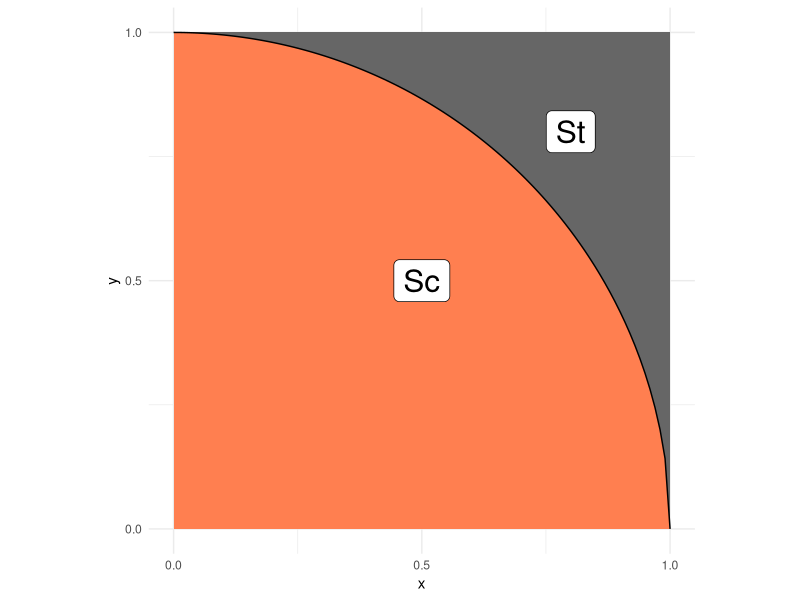
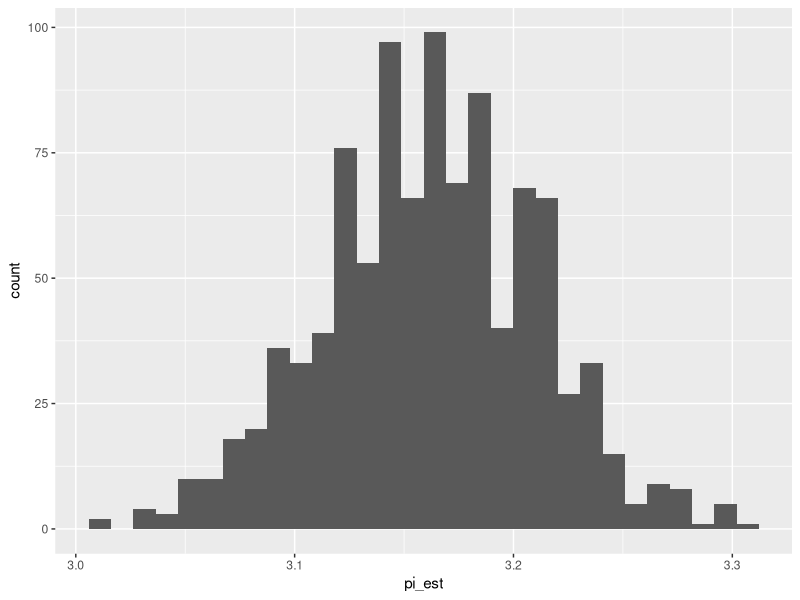

These figures' R source, in order:
## ---- chunk 1
library(tidyverse)
library(rsample)
## ---- chunk 2
## NOTE: No need to edit; this visual helps explain the pi estimation scheme
tibble(x = seq(0, 1, length.out = 100)) %>%
  mutate(y = sqrt(1 - x^2)) %>%

  ggplot(aes(x, y)) +
  annotate(
    "rect",
    xmin = 0, ymin = 0, xmax = 1, ymax = 1,
    fill = "grey40",
    size = 1
  ) +
  geom_ribbon(aes(ymin = 0, ymax = y), fill = "coral") +
  geom_line() +
  annotate(
    "label",
    x = 0.5, y = 0.5, label = "Sc",
    size = 8
  ) +
  annotate(
    "label",
    x = 0.8, y = 0.8, label = "St",
    size = 8
  ) +
  scale_x_continuous(breaks = c(0, 1/2, 1)) +
  scale_y_continuous(breaks = c(0, 1/2, 1)) +
  theme_minimal() +
  coord_fixed()
## ---- chunk 3
## TASK: Choose a sample size and generate samples
## TASK: Choose a sample size and generate samples
n <- 1000 # Choose a sample size
df_q1 <- data.frame(
  x = runif(n, min = 0, max = 1), # Generate n uniform random x values
  y = runif(n, min = 0, max = 1)  # Generate n uniform random y values
)
##n <- NA_real_ # Choose a sample size
##df_q1 <- NA # Generate the data
## ---- chunk 4
## NOTE: Do not edit this code
# Correct sample size
assertthat::assert_that(
  dim(df_q1) %>% 
    .[[1]] == n,
  msg = "The sample size should be `n`"
)
# Correct column names
assertthat::assert_that(
  setequal(names(df_q1), c("x", "y")),
  msg = "df_q1 must include the columns `x` and `y`"
)
print("Good")
## ---- chunk 5
## TASK: Finish implementing this function
stat <- function(x, y) { 4 * (x^2 + y^2 <= 1)
##stat <- function(x, y) {
  # TODO: Finish implementing this function
}
## ---- chunk 6
## TASK: Finish writing these assert statements
# Check the value for points inside the circle
assertthat::assert_that(
  tibble(x = 0.5, y = 0.5) %>% # Point inside circle (0.5² + 0.5² = 0.5 ≤ 1)
    mutate(stat = stat(x, y)) %>% 
    pull(stat) %>% 
    .[[1]] == 4,
  msg = "Incorrect value when a point is inside the circle"
)

# Check the value for points outside the circle
assertthat::assert_that(
  tibble(x = 0.9, y = 0.9) %>% # Point outside circle (0.9² + 0.9² = 1.62 > 1)
    mutate(stat = stat(x, y)) %>% 
    pull(stat) %>% 
    .[[1]] == 0,
  msg = "Incorrect value when a point is outside the circle"
)
print("Your assertions passed, but make sure they're checking the right thing!")
## ---- chunk 7
## TASK: Estimate pi using your data from q1
df_q3 <- 
  df_q1 %>% 
  mutate(stat_val = stat(x, y)) %>%  # Use stat() function
  summarize(pi_est = mean(stat_val)) # Direct mean of stat() output
## ---- chunk 8
## NOTE: Do not edit this code
# Correct sample size
assertthat::assert_that(
  dim(df_q3) %>% 
    .[[1]] == 1,
  msg = "This result should have just one row"
)
# Correct column names
assertthat::assert_that(
  setequal(names(df_q3), c("pi_est")),
  msg = "df_q3 must include the column `pi_est`"
)
print("Good")
## ---- chunk 9
## TASK: Finish the code below
## TASK: Finish the code below
df_q4 <- 
  df_q1 %>% 
  mutate(in_circle = (x^2 + y^2 <= 1)) %>%  # First mark points inside circle
  bootstraps(times = 1000) %>% 
  mutate(
    pi_est = map_dbl(
      splits,
      function(split_df) {
        analysis(split_df) %>% 
          summarize(pi_est = 4 * mean(in_circle)) %>% 
          pull(pi_est)
      }
    )
  )


## NOTE: Do not edit; use this to visualize your results
df_q4 %>% 
  ggplot(aes(pi_est)) +
  geom_histogram()

## ---- chunk 10
## TASK: Compute a bootstrap confidence interval at the 95% level (alpha = 0.05)
## Compute bootstrap confidence interval at 95% level
df_q5 <- 
  df_q4 %>% 
  summarize(
    pi_lo = quantile(pi_est, 0.025),  # 2.5th percentile
    pi_up = quantile(pi_est, 0.975)   # 97.5th percentile
  )

df_q5
## ---- chunk 11
df_q6 <- df_q1 %>%
  mutate(stat_val = stat(x, y)) %>%  # Use stat() output
  summarize(
    pi_hat = mean(stat_val),        # Mean of stat() = π estimate
    se = sd(stat_val) / sqrt(n()),  # SE = sd(stat) / sqrt(n)
    pi_lo = pi_hat - qnorm(0.975) * se,
    pi_up = pi_hat + qnorm(0.975) * se
  )
